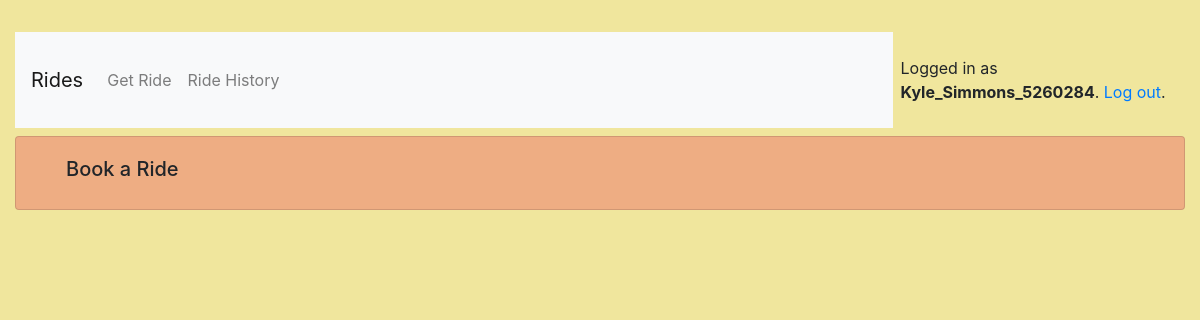
Before: /r/live/ (signed in) with the older database file.
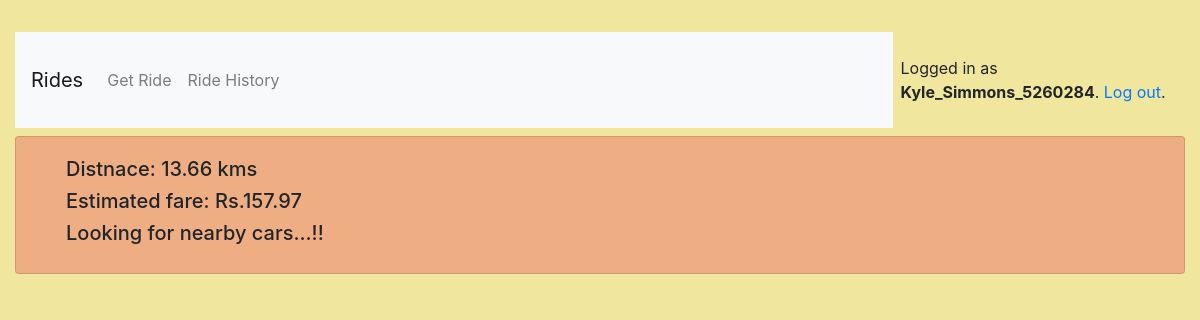
After: the same page with the newer database file.
### rides/models.py (models this page shows, shortened)
class Ride(models.Model):
    rider = models.ForeignKey(User, on_delete=models.CASCADE, null=True, blank=True)
    cabee = models.ForeignKey(Executive, on_delete=models.CASCADE, null=True, blank=True)
    cab = models.ForeignKey(Cab, on_delete=models.CASCADE, null=True, blank=True)
    date_time = models.DateTimeField(auto_now=False, auto_now_add=True)
    updated_time = models.DateTimeField(auto_now=True, auto_now_add=False)
    status = models.ForeignKey(Status, on_delete=models.CASCADE, null=True, blank=True)
    travelled = models.DecimalField(max_digits=15, decimal_places=2, default=0.0)
    charges = models.DecimalField(max_digits=15, decimal_places=2, default=0.0)
    source = models.CharField(max_length=200, blank=False)
    destination = models.CharField(max_length=200, blank=False)
    is_started = models.BooleanField(default=False)

### rides/views/rider.py (the view, shortened to what this page needs)
# urls.py: path('live/', rider.BookRide.as_view(), name='live'),
@method_decorator([login_required, rider_required], name='dispatch')
class BookRide(UpdateView):
    model = User
    fields = '__all__'
    template_name = 'rides/rider/check_ride.html'
    def get_object(self):
        return self.request.user
    def get_context_data(self, **kwargs):
        context = super().get_context_data(**kwargs)
        rider = self.get_object()
        status_oq = Status.objects.get(name="On Queue")
        status_og = Status.objects.get(name="Ongoing")
        ride = rider.ride_set.all().filter(
            Q(status=status_oq) | Q(status=status_og)
        ).first()
        if not ride:
            context["ride_available"] = False
        else:
            context["ride_available"] = True
            context['ride'] = ride
            print(ride.rider.username)
        return context

### rides/templates/rides/rider/check_ride.html (shortened to what this page needs)
{% extends "base.html" %}
{% load static%}
{% load crispy_forms_tags %}
{% block content %}
<link rel="stylesheet" type="text/css" href="{% static 'css/map_view/get_ride.css' %}">
  <div class="row">
    <div class="col-5">
      <div class="container">
        {% if not ride %}
          <p class="h5">Book a Ride</p>
        {% else %}
          <p class="h5">Distnace: {{ride.travelled}} kms</p>
          <p class="h5">Estimated fare: Rs.{{ride.charges}}</p>
          {% if not ride.cabee %}
            <p class="h5">Looking for nearby cars...!!</p>
          {% endif %}
        {% endif %}
      </div>
    </div>
  </div>
{% endblock %}

Changed rows visible on the page:
added Ride: travelled "13.66", charges "157.97"
Other visible differences:
text no longer shown: "Book a Ride"
text now shown: "Distnace: kms Estimated fare: Rs. Looking for nearby cars...!!"
